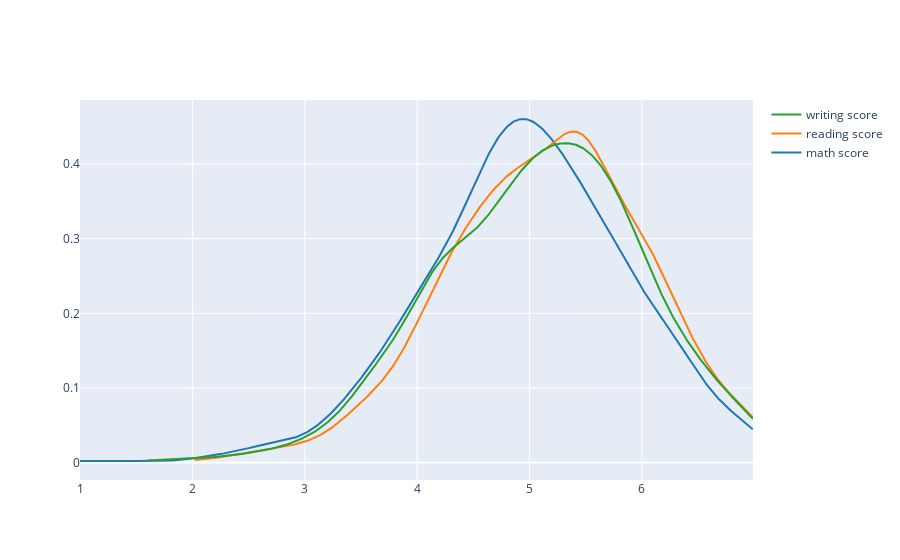

The code cell stored with this chart in its notebook:
### Markdown cell above
**Distplot:**

### Code cell
# use displot figurefactory
from plotly.figure_factory import create_distplot
data_1 = df[df['materia']=='math score']['nota'].to_list()
data_2 = df[df['materia']=='reading score']['nota'].to_list()
data_3 = df[df['materia']=='writing score']['nota'].to_list()
data = [data_1, data_2, data_3]

labels = ['math score', 'reading score', 'writing score']
fig = create_distplot(data, labels,show_hist=False,show_rug=False)
fig.show()
#data_1

### Figure 1 — Plotly figure (JSON) as saved in the notebook; plotly's stock layout.template omitted (floating-point values rounded to 4 significant figures; data arrays with more than 128 entries replaced by an {"elided": "..."} marker saying what was removed)
{"data": [{"legendgroup": "math score", "marker": {"color": "rgb(31, 119, 180)"}, "mode": "lines", "name": "math score", "showlegend": true, "type": "scatter", "x": {"elided": "500 float values"}, "xaxis": "x", "y": {"elided": "500 float values"}, "yaxis": "y"}, {"legendgroup": "reading score", "marker": {"color": "rgb(255, 127, 14)"}, "mode": "lines", "name": "reading score", "showlegend": true, "type": "scatter", "x": {"elided": "500 float values"}, "xaxis": "x", "y": {"elided": "500 float values"}, "yaxis": "y"}, {"legendgroup": "writing score", "marker": {"color": "rgb(44, 160, 44)"}, "mode": "lines", "name": "writing score", "showlegend": true, "type": "scatter", "x": {"elided": "500 float values"}, "xaxis": "x", "y": {"elided": "500 float values"}, "yaxis": "y"}], "layout": {"barmode": "overlay", "hovermode": "closest", "legend": {"traceorder": "reversed"}, "xaxis": {"anchor": "y2", "domain": [0, 1], "zeroline": false}, "yaxis": {"anchor": "free", "domain": [0, 1], "position": 0}}}
